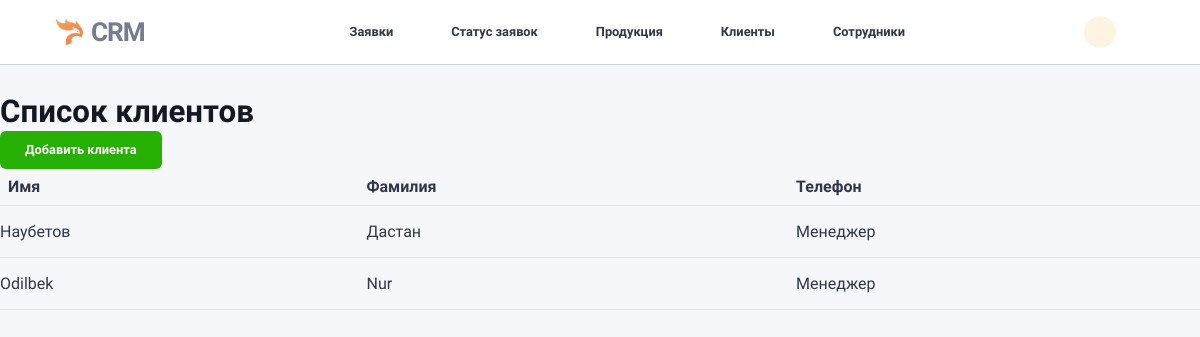
/users/employees/, run on the app's committed database.
### users/models.py (models this page shows, shortened)
class Employee(models.Model):
    person = models.ForeignKey(
        Person, on_delete=models.CASCADE, related_name="employees", verbose_name="Личность"
    )
    role = models.ForeignKey(
        Role, on_delete=models.SET_NULL, null=True, related_name="employees", verbose_name="Роль"
    )
    user = models.OneToOneField(
        User, on_delete=models.SET_NULL, null=True, blank=True, related_name="employee", verbose_name="Пользователь"
    )
    class Meta:
        verbose_name = "Сотрудник"
        verbose_name_plural = "Сотрудники"
        indexes = [
            models.Index(fields=["role"]),
        ]

class Person(models.Model):
    SEX_CHOICES = [
        ('male', 'Мужчина'),
        ('female', 'Женщина'),
    ]
    first_name = models.CharField(max_length=50, verbose_name="Имя", db_index=True)
    last_name = models.CharField(max_length=50, verbose_name="Фамилия", db_index=True)
    nickname = models.CharField(max_length=50, null=True, blank=True, verbose_name="Прозвище")
    sex = models.CharField(
        max_length=10, choices=SEX_CHOICES, null=True, blank=True, verbose_name="Пол"
    )
    phone_number_1 = models.CharField(max_length=20, unique=True, verbose_name="Телефон 1")
    phone_number_2 = models.CharField(max_length=20, null=True, blank=True, verbose_name="Телефон 2")
    class Meta:
        verbose_name = "Личность"
        verbose_name_plural = "Личности"
        indexes = [
            models.Index(fields=["first_name"]),
            models.Index(fields=["last_name"]),
        ]
        constraints = [
            models.UniqueConstraint(fields=['first_name', 'last_name', 'phone_number_1'], name="unique_person")
        ]

class Role(models.Model):
    SYSTEM_USER_CHOICES = [
        ('admin', 'Администратор'),
        ('employee', 'Сотрудник'),
    ]
    position = models.CharField(max_length=100, verbose_name="Должность")
    system_user = models.CharField(
        max_length=50, choices=SYSTEM_USER_CHOICES, verbose_name="Тип системного пользователя"
    )
    class Meta:
        verbose_name = "Роль"
        verbose_name_plural = "Роли"
        indexes = [
            models.Index(fields=["system_user"]),
        ]
    def __str__(self):
        return self.position

### users/views.py (the view)
# urls.py: path('employees/', views.list_employee, name='list_employee'),
def list_employee(request):
    employees = Employee.objects.all()  # Get all clients
    return render(request, 'users/employees_list.html', {'employees': employees})

### users/templates/users/employees_list.html
{% extends "base.html" %}
{% block main %}
<div class="content kanban-deals-content">
  <h2>Список клиентов</h2>
  <a href="{% url 'tickets:ticket_create' %}" class="btn btn-success">Добавить клиента</a>
  <table class="table">
    <thead>
        <tr>
            <th>Имя</th>
            <th>Фамилия</th>
            <th>Телефон</th>
        </tr>
    </thead>
    <tbody>
        {% for employee in employees %}
        <tr>
            <td>{{ employee.person.first_name }}</td>
            <td>{{ employee.person.last_name }}</td>
            <td>{{ employee.role }}</td>
        </tr>
        {% endfor %}
    </tbody>
  </table>
  </div>
{% endblock %}

### data on the page
Employee: person.first_name "Наубетов", person.last_name "Дастан", role "Менеджер"
Employee: person.first_name "Odilbek", person.last_name "Nur", role "Менеджер"
